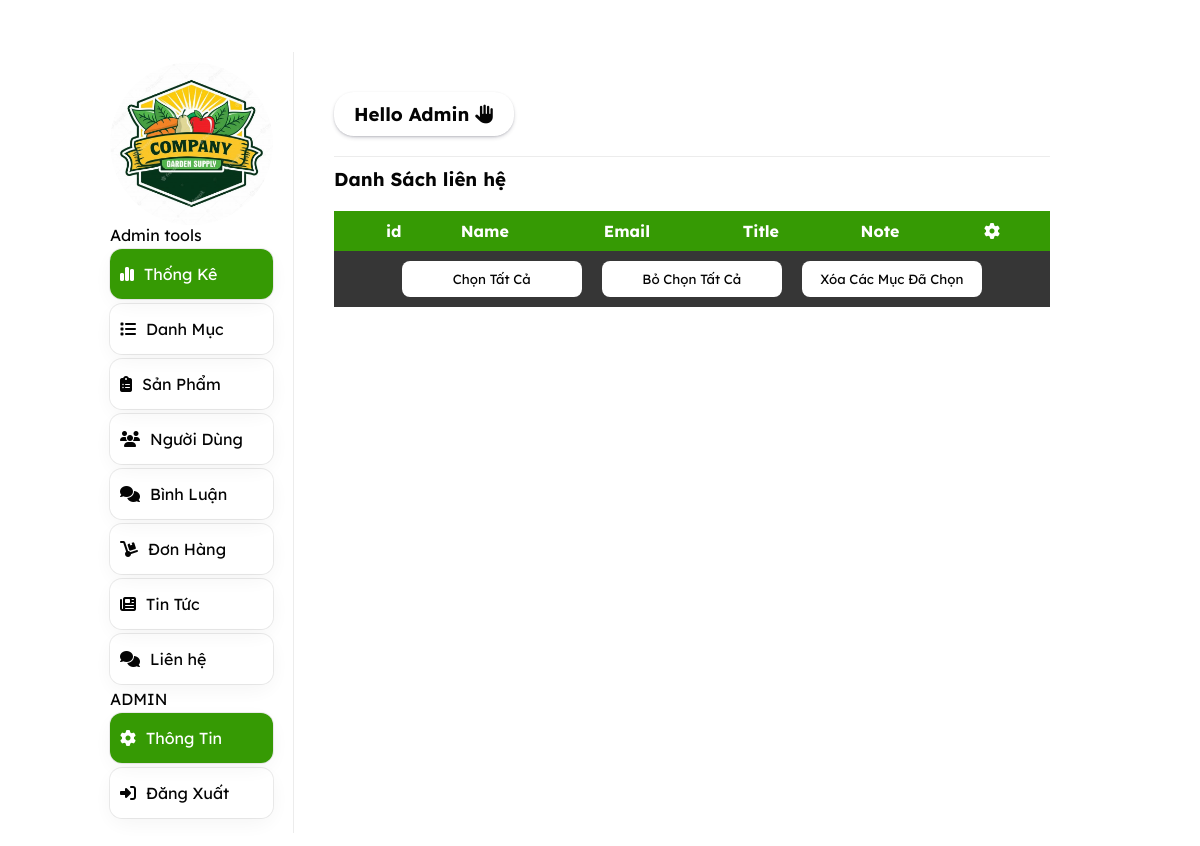
Before: /admin/index.php?act=listcontact with the older database file.
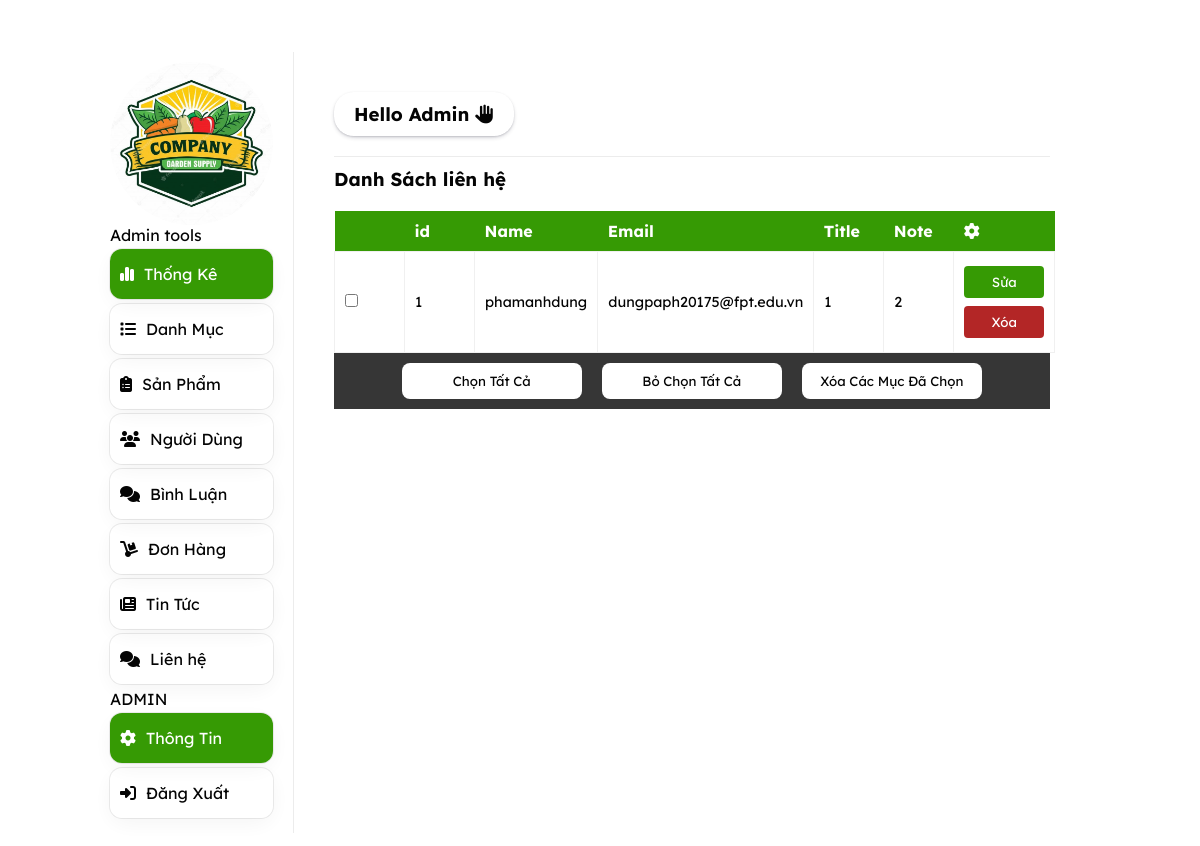
After: the same page with the newer database file.
### tables this page shows
CREATE TABLE `contact` (
  `id` int(11) NOT NULL,
  `user` varchar(255) NOT NULL,
  `email` text NOT NULL,
  `title` text NOT NULL,
  `content` text NOT NULL
);

### model/pdo.php (called while the page is built, shortened)
<?php
function pdo_get_connection(){
    $dburl = "mysql:host=localhost;dbname=duan1;charset=utf8";
    $username = 'root';
    $password = '';
    $conn = new PDO($dburl, $username, $password);
    $conn->setAttribute(PDO::ATTR_ERRMODE, PDO::ERRMODE_EXCEPTION);
    return $conn;
}
function pdo_query($sql){
    $sql_args = array_slice(func_get_args(), 1);
    try{
        $conn = pdo_get_connection();
        $stmt = $conn->prepare($sql);
        $stmt->execute($sql_args);
        $rows = $stmt->fetchAll();
        return $rows;
    }
    catch(PDOException $e){
        throw $e;
    }
    finally{
        unset($conn);
    }
}

### model/contact.php (called while the page is built, shortened)
<?php
    function loadall_contact() {
        $sql = "select * from contact order by id desc";
        $listcontact = pdo_query($sql);
        return $listcontact;
    }
?>

### admin/lienhe/list.php (the view, shortened to what this page needs)
<!DOCTYPE html>
<html lang="en">
<head>
    <link rel="stylesheet" href="style.css">
</head>
<body>
    <div class="borderlist">
    <h3 style="margin-top: 10px;">Danh Sách liên hệ</h3>
        <form action="" method="POST">
            <table>
                <thead>
                    <tr>
                        <th></th>
                        <th>id</th>
                        <th>Name</th>
                        <th>Email</th>
                        <th>Title</th>
                        <th>Note</th>
                        <th><i class="fa-solid fa-gear"></i></th>
                    </tr>
                </thead>
                <tbody>
                    <?php
                    foreach ($listcontact as $contact) {
                        extract($contact);
                        $suatk = "index.php?act=suacontact&id=".$id;
                        $xoacontact = "index.php?act=xoacontact&id=" . $id;
                       ?>
                                            <tr>
                                            <td><input type="checkbox" name="" id=""></td>
                                            <td><?php echo $id ?> </td>
                                            <td><?php echo $user ?> </td>
                                            <td><?php echo $email ?> </td>
                                            <td><?php echo $title ?> </td>
                                            <td><?php echo $content ?> </td>
                                            <td style="text-align: center;">
                                                <a style="text-decoration: none;" href="<?php echo $suatk ?>">
                                                    <input type="button" class="edit" value="Sửa">
                                                </a>
                                                <a style="text-decoration: none;" href="<?php echo $xoacontact ?>">
                                                    <input onclick="return confirm('Bạn có chắc chắn muốn xóa nó không')" type="button" class="delete" value="Xóa">
                                                </a>
                                            </td>
                                    </tr>
                    <?php
                    }
                    ?>
                </tbody>
            </table>
            <div class="table-btn">
                <input type="button" value="Chọn Tất Cả">
                <input type="button" value="Bỏ Chọn Tất Cả">
                <input type="button" value="Xóa Các Mục Đã Chọn">
            </div>
        </form>
    </div>
    </div>
</body>
</html>

Changed rows visible on the page:
added contact: id "1", user "phamanhdung", email "dungpaph20175@fpt.edu.vn", title "1", content "2"
